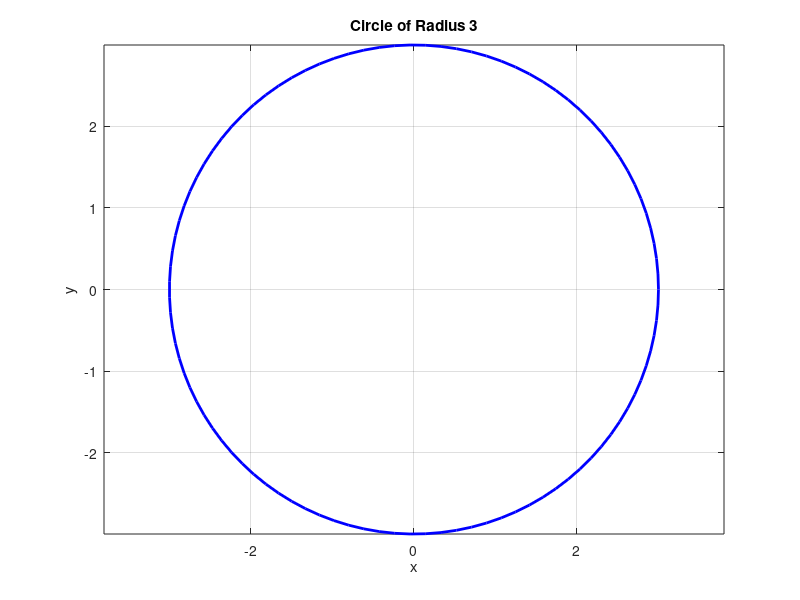

Write the MATLAB code that produced this figure.
% Circle Plot
theta = linspace(0, 2*pi, 100); % Create an array of angles from 0 to 2*pi
radius = 3;                     % Define the radius of the circle
x = radius * cos(theta);        % Calculate the x-coordinates
y = radius * sin(theta);        % Calculate the y-coordinates

figure;                         % Create a new figure window
plot(x, y, 'b-', 'LineWidth', 2); % Plot the circle with blue line and line width 2
axis equal                      % Set equal scaling for x and y axes
grid on                         % Turn on the grid
xlabel('x')                     % Label x-axis
ylabel('y')                     % Label y-axis
title('Circle of Radius 3')     % Add title to the plot
